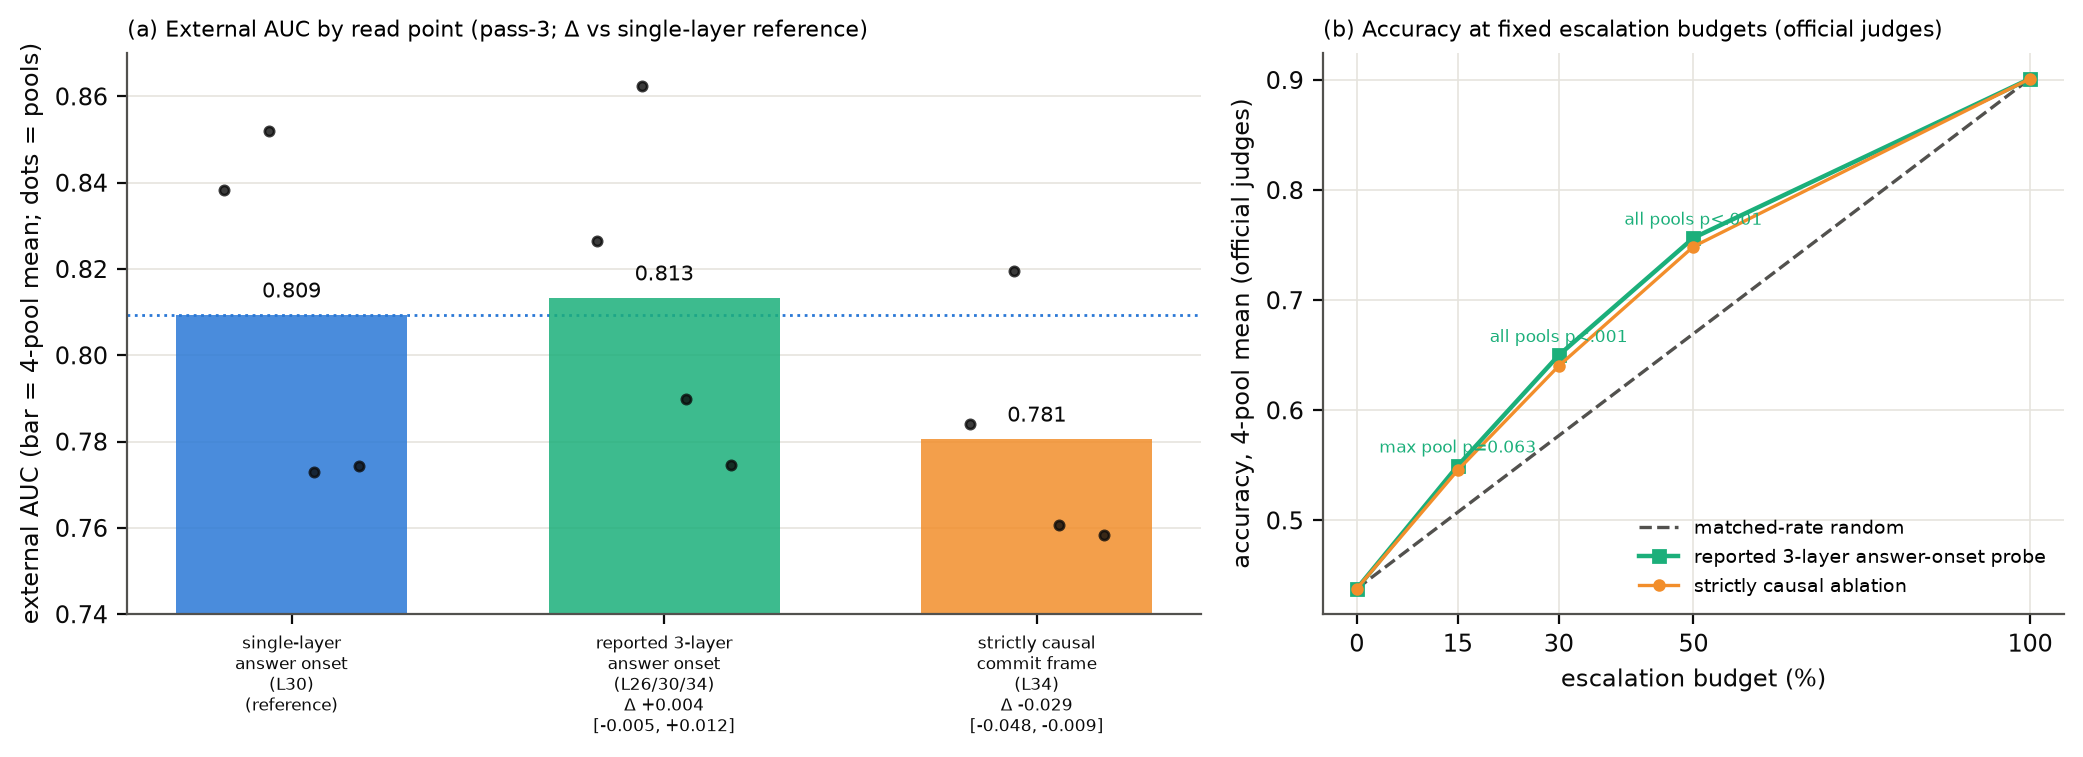

Write Python code to recreate this figure.
"""Latest pass-3 NVDA method-transfer results (paper figure).

(a) external AUC by read point on the pass-3 capture (same 2,481-row
    calibration, same 4 external pools; data/gate_pull/new/probe_doc/results_round4.json)
(b) gate accuracy at fixed escalation budgets, 4-pool mean under the official
    judges, reported 3-layer probe vs causal ablation vs random (remix_eval3.json)

Run from interactive_paper/figures:  python nvda_probe_reads.py
Writes nvda_probe_reads.{png,pdf}; copy to ../paper/figures/.
"""
import json
from pathlib import Path

import matplotlib
matplotlib.use("Agg")
import matplotlib.pyplot as plt
import numpy as np

BLUE, GREEN = "#2a78d6", "#1baf7a"
INK, MUT, GRID = "#0b0b0b", "#52514e", "#e6e4de"
ORANGE, RED = "#f28e2b", "#d62728"
HERE = Path(__file__).resolve().parent
PD = HERE.parent / "data" / "gate_pull" / "new" / "probe_doc"
POOLS = ["striviaqa", "swebq", "sllama", "sdqa"]
R4 = {r["name"]: r for r in json.load(open(PD / "results_round4.json"))["results"]}
RM = json.load(open(PD / "remix_eval3.json"))

plt.rcParams.update({"font.size": 8.5, "axes.edgecolor": MUT, "axes.labelcolor": INK,
                     "xtick.color": INK, "ytick.color": INK, "axes.spines.top": False, "axes.spines.right": False})

reads = [
    ("single-layer\nanswer onset\n(L30)", "A0' deployed read (pass-3): onset_last|onset_mean8|user_mean @L30", BLUE),
    ("reported 3-layer\nanswer onset\n(L26/30/34)", "V2c layer-avg ×3 (26,30,34): commit|onset_last|onset_mean8|run_mean", GREEN),
    ("strictly causal\ncommit frame\n(L34)", "S2 @L34", ORANGE),
]

fig, (ax, bx) = plt.subplots(1, 2, figsize=(10.5, 3.9), gridspec_kw={"width_ratios": [1.45, 1]})
x = np.arange(len(reads))
for i, (lab, key, c) in enumerate(reads):
    r = R4[key]; per = [r["ext"][p] for p in POOLS]; m = r["ext"]["mean"]
    ax.bar(i, m, color=c, alpha=.85, width=.62, zorder=2)
    ax.scatter([i - .18, i - .06, i + .06, i + .18], per, s=11, color=INK, zorder=3, alpha=.8)
    ax.text(i, m + .004, f"{m:.3f}", ha="center", fontsize=7.5, color=INK)
ticklabels = []
for lab, key, c in reads:
    d = R4[key].get("delta_ext")
    ticklabels.append(lab + (f"\nΔ {d['mean']:+.3f}\n[{d['ci95'][0]:+.3f}, {d['ci95'][1]:+.3f}]" if d else "\n(reference)\n"))
ax.set_xticks(x); ax.set_xticklabels(ticklabels, fontsize=6.2)
ax.set_ylim(.74, .87); ax.set_ylabel("external AUC (bar = 4-pool mean; dots = pools)")
ax.axhline(R4[reads[0][1]]["ext"]["mean"], color=BLUE, ls=":", lw=1, zorder=1)
ax.set_title("(a) External AUC by read point (pass-3; Δ vs single-layer reference)", fontsize=8, loc="left")
ax.grid(axis="y", color=GRID, lw=.6, zorder=0)

rates = ["0.15", "0.3", "0.5"]; xs = np.array([0, 15, 30, 50, 100])
def mean_curve(name, lab="loc_official"):
    d = RM[name][lab]; return [np.mean([d[p]["local"] for p in POOLS])] + [np.mean([d[p][f"gate@{r}"] for p in POOLS]) for r in rates] + [np.mean([d[p]["expert"] for p in POOLS])]
latest_name = "v2: layer-avg x3, commit|onset_last|onset_mean8|run_mean"
causal_name = "strictly causal: commit|pre_mean8|run_mean @L34"
latest = mean_curve(latest_name); causal = mean_curve(causal_name)
bx.plot([0, 100], [latest[0], latest[-1]], color=MUT, ls="--", lw=1.2, label="matched-rate random")
bx.plot(xs, latest, "-s", color=GREEN, ms=4, lw=1.6, label="reported 3-layer answer-onset probe")
bx.plot(xs, causal, "-o", color=ORANGE, ms=3.5, lw=1.2, label="strictly causal ablation")
for xi, r in zip(xs[1:4], rates):
    pmax = max(RM[latest_name]["loc_official"][p][f"p@{r}"] for p in POOLS)
    bx.text(xi, latest[int(np.where(xs == xi)[0][0])] + .012, f"max pool p={pmax:.3f}" if pmax >= .001 else "all pools p<.001", ha="center", fontsize=6.3, color=GREEN)
bx.set_xticks([0, 15, 30, 50, 100]); bx.set_xlabel("escalation budget (%)"); bx.set_ylabel("accuracy, 4-pool mean (official judges)")
bx.set_title("(b) Accuracy at fixed escalation budgets (official judges)", fontsize=8, loc="left"); bx.legend(frameon=False, fontsize=7, loc="lower right")
bx.grid(color=GRID, lw=.6, zorder=0)
fig.tight_layout()
for target in (HERE, HERE.parent / "paper" / "figures"):
    for ext in ("png", "pdf"):
        fig.savefig(target / f"nvda_probe_reads.{ext}", dpi=200, bbox_inches="tight")
print("wrote nvda_probe_reads.png/pdf to figures/ and paper/figures/")
